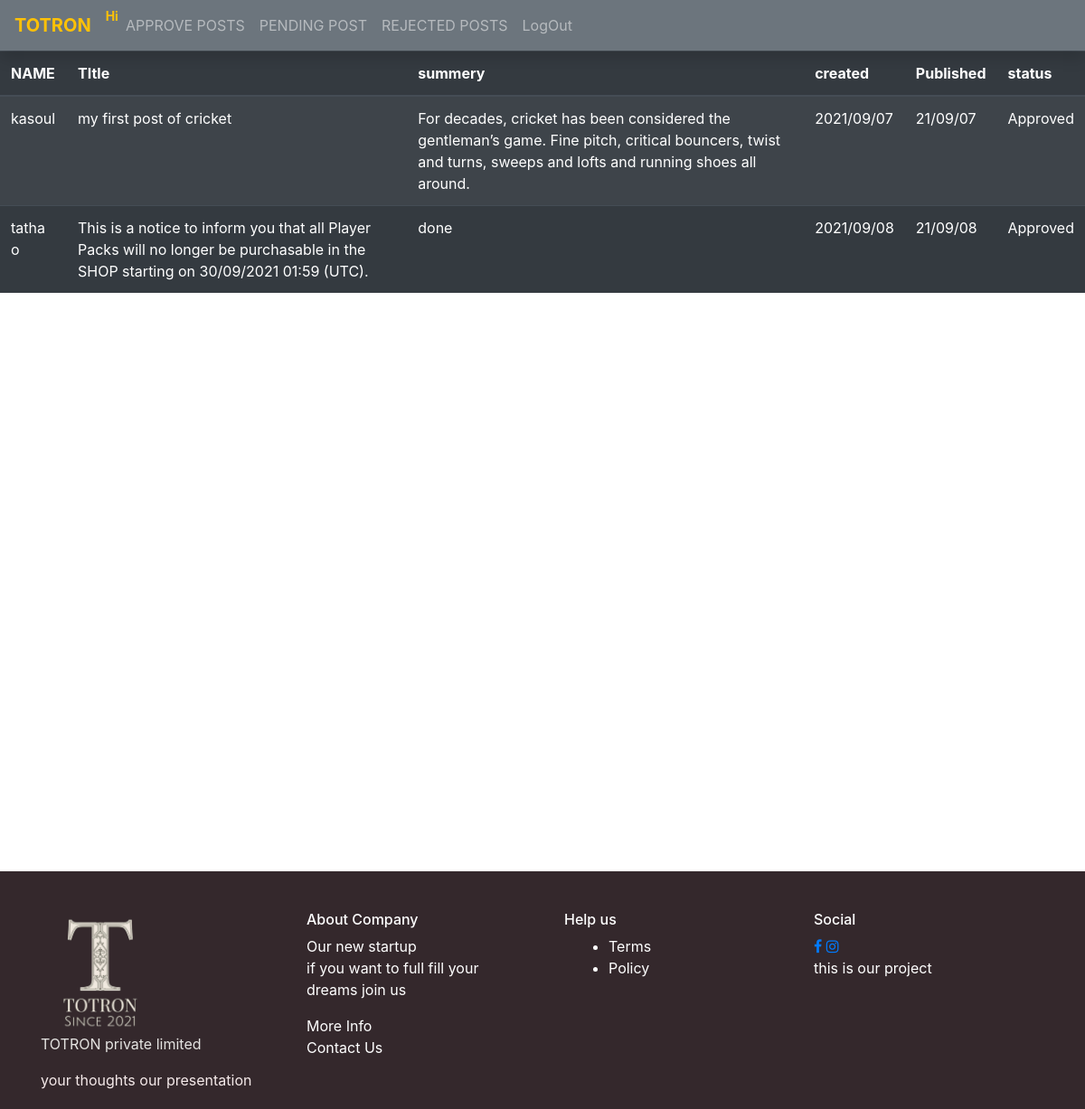
/allpost_admin.php (signed in), run on an earlier commit of the app's database.
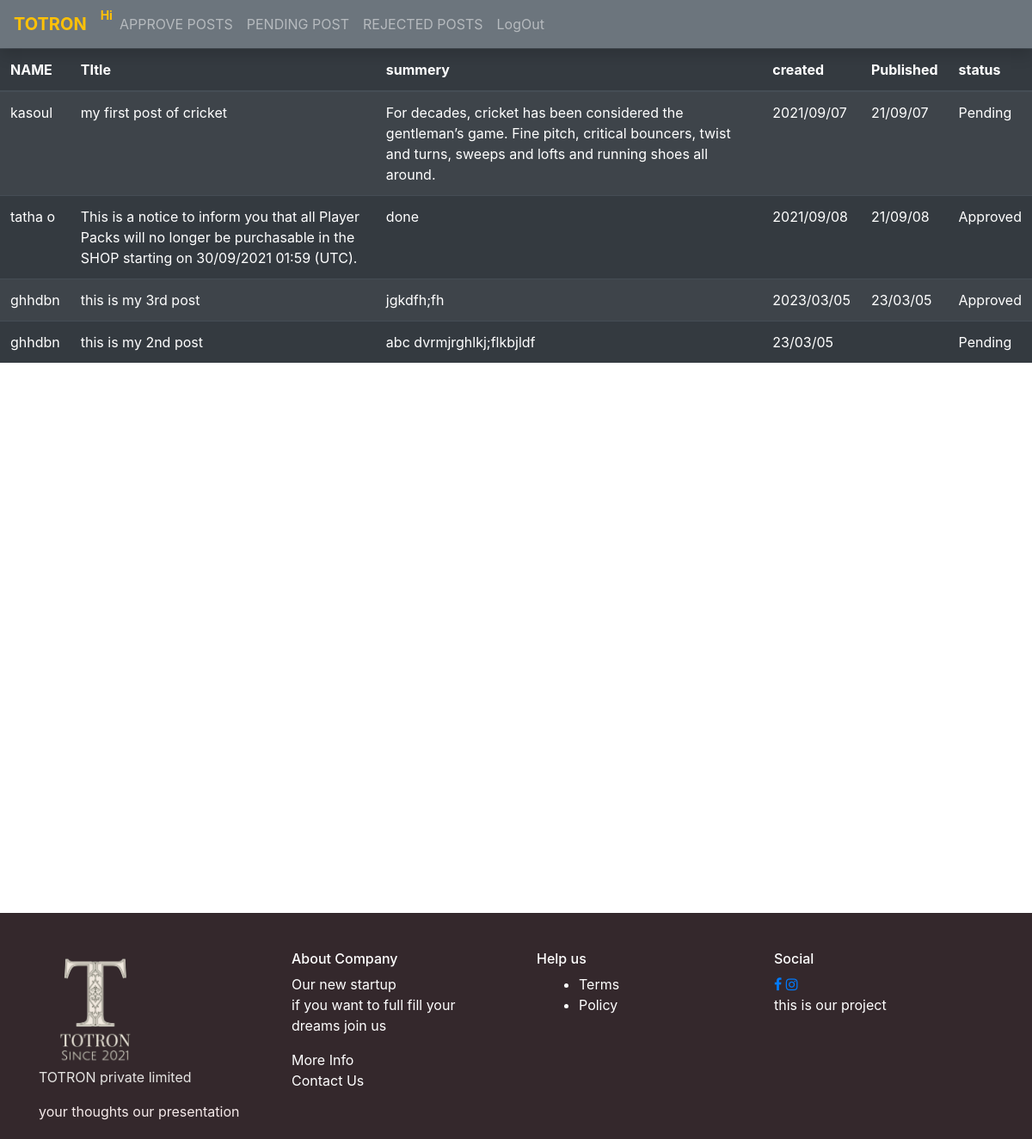
And on a later commit of the database.
### tables this page shows
CREATE TABLE `post` (
  `post_id` int(11) NOT NULL,
  `vlogger_id` int(11) NOT NULL,
  `title` varchar(255) NOT NULL,
  `summery` varchar(255) NOT NULL,
  `content` text NOT NULL,
  `published_at` varchar(255) NOT NULL,
  `created_at` varchar(255) NOT NULL,
  `updated_at` varchar(255) NOT NULL,
  `img_path` varchar(255) NOT NULL,
  `status` enum('Pending','Approved','Rejected') NOT NULL,
  `fname` varchar(255) NOT NULL,
  `p_like` int(100) NOT NULL DEFAULT 0
);

CREATE TABLE `vlogger` (
  `vlogger_id` int(100) NOT NULL,
  `first_name` varchar(255) NOT NULL,
  `middle_name` varchar(255) NOT NULL,
  `last_name` varchar(255) NOT NULL,
  `mobile` int(255) NOT NULL,
  `email` varchar(255) NOT NULL,
  `password` varchar(255) NOT NULL,
  `intro` varchar(600) NOT NULL,
  `profile` varchar(600) NOT NULL
);

### allpost_admin.php (the view, shortened to what this page needs)
<?php require('config.php');
require("admin_checksession.php");?>
<!DOCTYPE html>
<html lang="en">
<head>
    <link rel="stylesheet" href="https://cdn.jsdelivr.net/npm/bootstrap@4.6.0/dist/css/bootstrap.min.css">
     <link rel="stylesheet" href="https://cdnjs.cloudflare.com/ajax/libs/font-awesome/4.7.0/css/font-awesome.min.css">
</head>
<body>
    <nav class="navbar navbar-expand-lg navbar-dark bg-secondary shadow">
        <a class="navbar-brand font-weight-bold text-warning font-weight-bold" href="main.php">TOTRON</a>
        <div class="collapse navbar-collapse" id="myNavBar">
            <ul class="navbar-nav mr-auto">
            <li class="nav-item">
                <h4 class="text-warning" style="padding-top:15%;font-family: -apple-system, BlinkMacSystemFont, 'Segoe UI', Roboto, Oxygen, Ubuntu, Cantarell, 'Open Sans', 'Helvetica Neue', sans-serif; font-size: 14px;"tabindex="-1"><strong>Hi <?php
                        ?></strong></h4>
                </li>
                <li class="nav-item ">
                    <a class="nav-link" href="approve_post_show.php" tabindex="-1">APPROVE POSTS</a>
                </li>
                <li class="nav-item ">
                    <a class="nav-link" href="admin_post_dataset.php" tabindex="-1">PENDING POST</a>
                </li>
                <li class="nav-item ">
                    <a class="nav-link" href="rejected_post_show.php" tabindex="-1">REJECTED POSTS</a>
                </li>
                <li class="nav-item ">
                    <a class="nav-link" href="alogout.php" tabindex="-1">LogOut</a>
                </li>
            </ul>
        </div>
    </nav>
    <?php
    $src = "SELECT v.first_name,p.* FROM post p INNER JOIN vlogger v ON p.vlogger_id=v.vlogger_id WHERE  p.status='Approved' or p.status='Rejected'or p.status='Pending' ";
    $rs = mysqli_query($con, $src) or die(mysqli_error($con));
    if (mysqli_num_rows($rs) > 0) {
    ?>
    <table class="table table-dark table-striped">
            <thead>
                <tr><th>NAME</th>
                    <th>TItle</th>
                    <th>summery</th>
                    <th>created </th>
                    <th>Published</th>
                    <th>status</th>
                </tr>
            </thead>
            <tbody>
                <?php
                while ($rec = mysqli_fetch_assoc($rs)) {
                ?>
                    <tr>
                        <td><?php echo $rec['first_name']?></td>
                        <td><?php echo $rec['title'] ?></td>
                        <td><?php echo $rec['summery'] ?></td>
                        <td><?php echo $rec['created_at'] ?></td>
                        <td><?php echo $rec['published_at'] ?></td>
                        <td><?php echo $rec['status'] ?></td>
                    </tr>
                <?php
                }
                ?>
            </tbody>
        </table>
    <?php
    } else {
        echo "<div class='container' style='padding-top:30%;padding-right:10%'>
        <div class='alert alert-danger'><strong>NO REJECTED POST FOUND </strong></div></div>";
    }
    ?>
    <br>
<div style="padding-top:50%;">
<div class="container-fluid " style="background-color: #34282C;padding-top:1.3%;">
    <footer class="container-fluid py-1">
        <br>
        <div class="container">
           <div class="row">
              <div class="col-md-6">
                 <div class="row">
                    <div class="col-md-6 ">
                       <div class="logo-part">
                          <img src="company.jpg" class="w-50 logo-footer">
                          <p style="color:#E5E4E2">TOTRON private limited</p>
                          <p style="color:rgb(245, 234, 234);">your thoughts our presentation</p>
                       </div>
                    </div>
                    <div class="col-md-6 px-4">
                       <h6 style="color:white;"> About Company</h6>
                       <p style="color:white;">Our new startup <br>if you want to full fill your dreams join us </p>
                       <a href="#" class="btn-footer" style="color:white;"> More Info </a><br>
                       <a href="#" class="btn-footer" style="color:white;"> Contact Us</a>
                    </div>
                 </div>
              </div>
              <div class="col-md-6">
                 <div class="row">
                    <div class="col-md-6 px-4">
                       <h6 style="color:white;"> Help us</h6>
                       <div class="row ">
                          <div class="col-md-6 px-4">
                             <ul>
                                <li style="color:white;"> <a href="#"style="color:white;"> Terms</a> </li>
                                <li style="color:white;"> <a href="#" style="color:white;"> Policy</a> </li>
                             </ul>
                          </div>
                       </div>
                    </div>
                    <div class="col-md-6 ">
                       <h6 style="color:white;">Social</h6>
                       <div class="social">
                          <a href="#"><i class="fa fa-facebook" aria-hidden="true"></i></a>
                          <a href="#"><i class="fa fa-instagram" aria-hidden="true"></i></a>
                       </div>
                       <p style="color:white;">this is our  project</p>
                    </div>
                 </div>
              </div>
           </div>
        </div>
        </footer>
    </div>
</div>
</body>
</html>

What changed in the data, as far as the page shows it:
changed post "my first post of cricket": status "Approved" → "Pending"
added post: vlogger.first_name "ghhdbn", title "this is my 3rd post", summery "jgkdfh;fh", created_at "2023/03/05", published_at "23/03/05", status "Approved"
added post: vlogger.first_name "ghhdbn", title "this is my 2nd post", summery "abc dvrmjrghlkj;flkbjldf", created_at "23/03/05", status "Pending"
